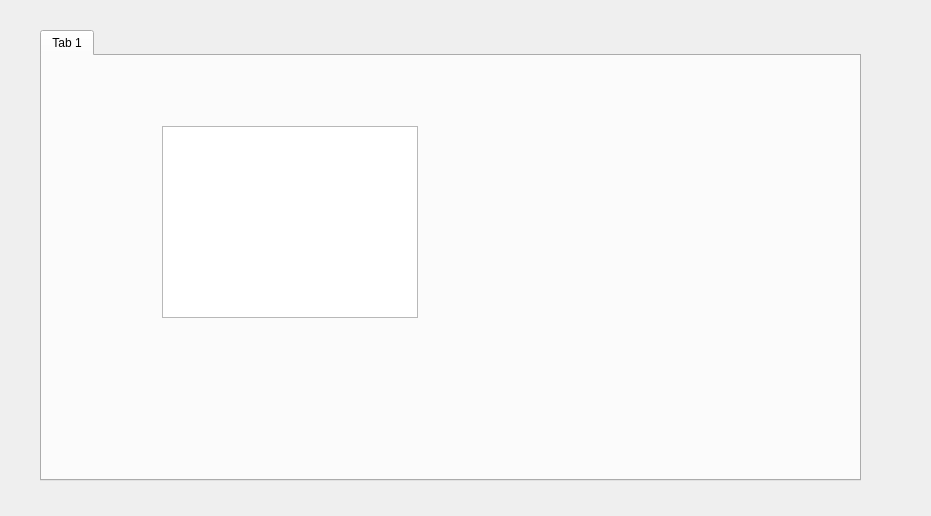
<?xml version="1.0" encoding="UTF-8"?>
<ui version="4.0">
 <class>Form</class>
 <widget class="QWidget" name="Form">
  <property name="geometry">
   <rect>
    <x>0</x>
    <y>0</y>
    <width>931</width>
    <height>516</height>
   </rect>
  </property>
  <property name="windowTitle">
   <string>Form</string>
  </property>
  <widget class="QTabWidget" name="tabWidget">
   <property name="geometry">
    <rect>
     <x>40</x>
     <y>30</y>
     <width>821</width>
     <height>451</height>
    </rect>
   </property>
   <property name="currentIndex">
    <number>0</number>
   </property>
   <widget class="QWidget" name="tab">
    <attribute name="title">
     <string>Tab 1</string>
    </attribute>
    <widget class="QTableView" name="tableView">
     <property name="geometry">
      <rect>
       <x>120</x>
       <y>70</y>
       <width>256</width>
       <height>192</height>
      </rect>
     </property>
    </widget>
   </widget>
  </widget>
 </widget>
 <resources/>
 <connections/>
</ui>
